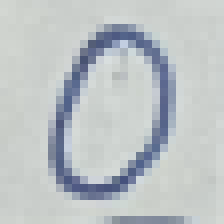
#> input picture neural_networks/image/0.png, 28 x 28 px (shown 8 times larger); its folder holds 4 pictures in this run
$ python image.py
#> lines starting #> are read from the running program, lines starting #| are printed output that depends on the picture; after the words box and inside, x2 and y2 are one past the last pixel; in counts of white or black regions, pixels touching at a corner belong together
from PIL import Image
import numpy as np
if __name__ == '__main__':
    data = []
    for i in range(10):
        img = Image.open('image/' + str(i) + '.png').convert('L')
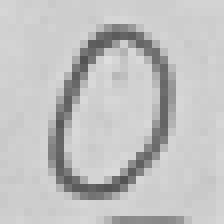
#> img: PIL image 28x28 L (shown 8 times larger); min 82, max 220, mean 192.9
        arr = np.array(img)
        arr = 255 - arr
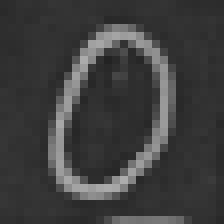
#> arr: shape (28, 28) (shown 8 times larger); min 35, max 173, mean 62.1
        arr[arr < 100] = 0
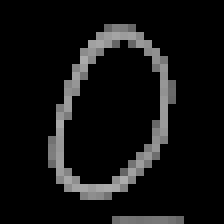
#> arr: shape (28, 28) (shown 8 times larger); min 0, max 173, mean 18.6
        arr[0,:] = 0
        arr[-1,:] = 0
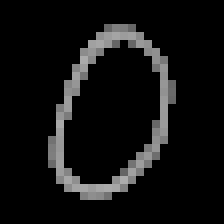
#> arr: shape (28, 28) (shown 8 times larger); 1.15% of pixels changed, all inside (x1, y1, x2, y2) = (14, 27, 23, 28)
        arr[:,0] = 0
        arr[:,-1] = 0
        data.append(arr.flatten() / 255)
#> pass 2 of the loop `for i in range(10):`:
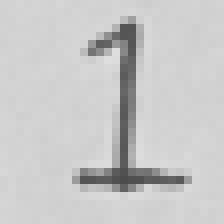
#> input picture neural_networks/image/1.png, 28 x 28 px (shown 8 times larger)
#> `arr = 255 - arr`:
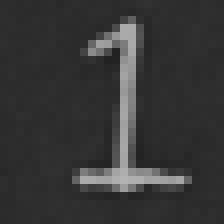
#> arr: shape (28, 28) (shown 8 times larger); min 33, max 179, mean 54.5
#> `arr[arr < 100] = 0`:
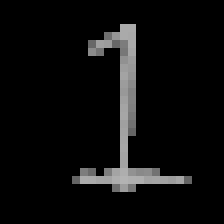
#> arr: shape (28, 28) (shown 8 times larger); min 0, max 179, mean 12.6
#> pass 3 of the loop `for i in range(10):`:
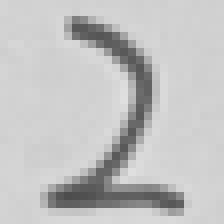
#> input picture neural_networks/image/2.png, 28 x 28 px (shown 8 times larger)
#> `arr = 255 - arr`:
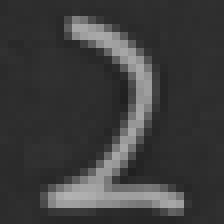
#> arr: shape (28, 28) (shown 8 times larger); min 32, max 178, mean 61.1
#> `arr[arr < 100] = 0`:
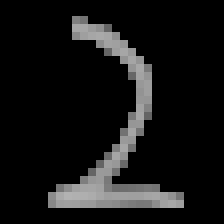
#> arr: shape (28, 28) (shown 8 times larger); min 0, max 178, mean 20.8
#> (the run stopped early here; a loop or call above may not have finished)
